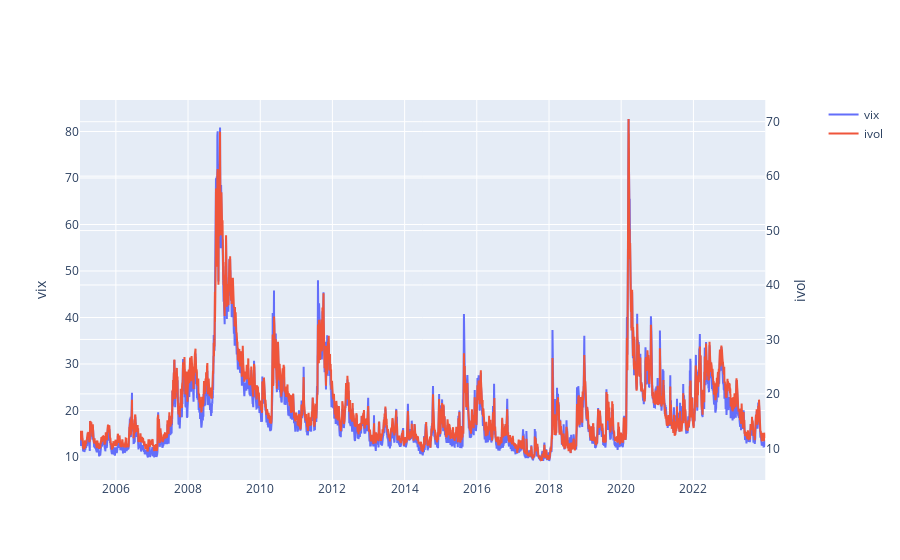

The notebook cell saved with this chart:
### Markdown cell above
## VIX vs IVol

### Code cell
plot_2axes(real_data.df, 'vix', 'ivol')

### Figure 1 — Plotly figure (JSON) as saved in the notebook; plotly's stock layout.template omitted (floating-point values rounded to 4 significant figures; data arrays with more than 128 entries replaced by an {"elided": "..."} marker saying what was removed)
{"data": [{"name": "vix", "type": "scatter", "x": {"elided": "4781 str values"}, "xaxis": "x", "y": {"elided": "4781 float values"}, "yaxis": "y"}, {"name": "ivol", "type": "scatter", "x": {"elided": "4781 str values"}, "xaxis": "x", "y": {"elided": "4781 float values"}, "yaxis": "y2"}], "layout": {"xaxis": {"anchor": "y", "domain": [0, 0.94]}, "yaxis": {"anchor": "x", "domain": [0, 1], "title": {"text": "vix"}}, "yaxis2": {"anchor": "x", "overlaying": "y", "side": "right", "title": {"text": "ivol"}}}}
